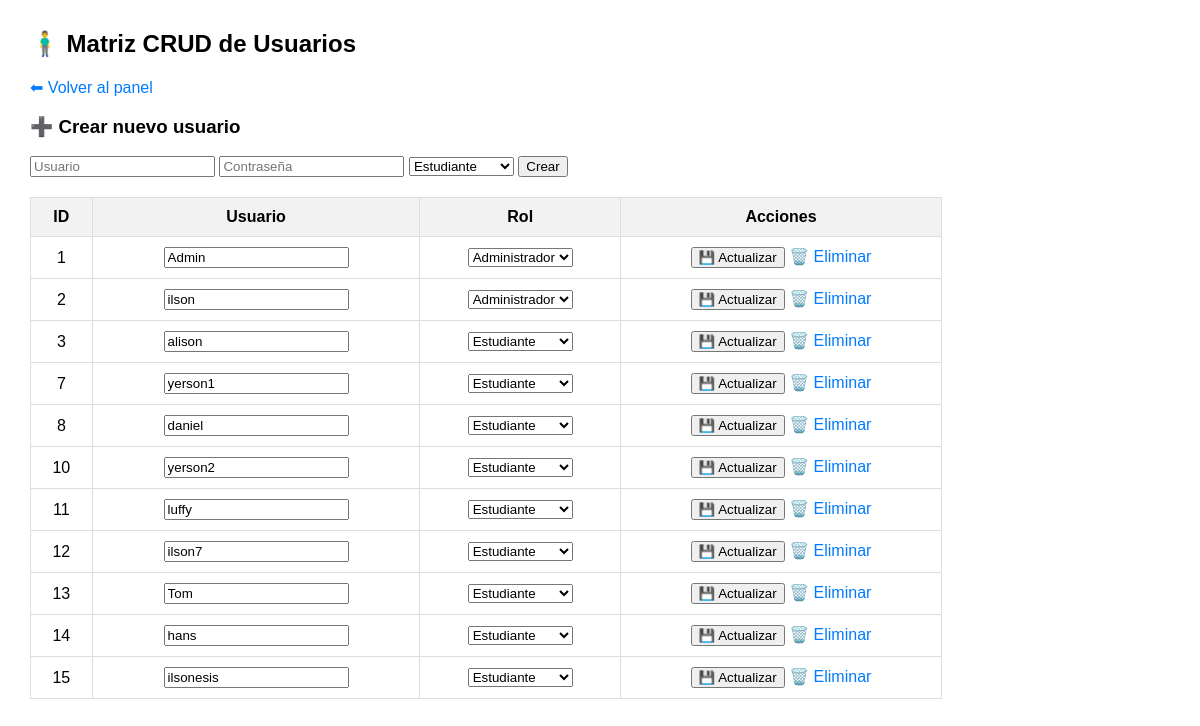
The page /admin/users.php (signed in) on the database its author committed.
### tables this page shows
CREATE TABLE `users` (
  `id` int NOT NULL AUTO_INCREMENT,
  `username` varchar(50) NOT NULL,
  `email` varchar(100) NOT NULL,
  `password` varchar(255) NOT NULL,
  `created_at` timestamp NULL DEFAULT CURRENT_TIMESTAMP,
  `role` enum('admin','student') DEFAULT 'student',
  `avatar` varchar(255) DEFAULT 'default.png',
  `bio` varchar(255) DEFAULT '',
  `bg_color` varchar(7) DEFAULT '#667eea',
  PRIMARY KEY (`id`),
  UNIQUE KEY `username` (`username`),
  UNIQUE KEY `email` (`email`)
);

### admin/users.php (the view, shortened to what this page needs)
<?php
include '../db.php';
$result = $conn->query("SELECT * FROM users ORDER BY id ASC");
?>
<!DOCTYPE html>
<html>
<head>
</head>
<body>
<h2>🧍‍♂️ Matriz CRUD de Usuarios</h2>
<p><a href="dashboard.php">⬅ Volver al panel</a></p>
<form method="POST">
    <h3>➕ Crear nuevo usuario</h3>
    <input type="text" name="username" placeholder="Usuario" required>
    <input type="password" name="password" placeholder="Contraseña" required>
    <select name="role">
        <option value="student">Estudiante</option>
    </select>
    <button type="submit" name="create">Crear</button>
</form>
<table>
    <tr>
        <th>ID</th>
        <th>Usuario</th>
        <th>Rol</th>
        <th>Acciones</th>
    </tr>
    <?php while ($row = $result->fetch_assoc()) { ?>
    <tr>
        <form method="POST">
            <td><?php echo $row['id']; ?></td>
            <td><input type="text" name="username" value="<?php echo htmlspecialchars($row['username']); ?>"></td>
            <td>
                <select name="role">
                    <option value="student" <?php if($row['role']=='student') echo 'selected'; ?>>Estudiante</option>
                    <option value="admin" <?php if($row['role']=='admin') echo 'selected'; ?>>Administrador</option>
                </select>
            </td>
            <td>
                <button type="submit" name="update">💾 Actualizar</button>
                <a href="?delete=<?php echo $row['id']; ?>" onclick="return confirm('¿Eliminar usuario?');">🗑️ Eliminar</a>
            </td>
        </form>
    </tr>
    <?php } ?>
</table>
</body>
</html>

### admin/users.php (style rules this page uses)
body { font-family: Arial; margin: 30px; }
table { border-collapse: collapse; width: 80%; margin-top: 20px; }
th, td { border: 1px solid #ddd; padding: 10px; text-align: center; }
th { background: #f2f2f2; }
a { text-decoration: none; color: #007bff; }

### rows shown on the page
users: id "1", username "Admin", role "Administrador"
users: id "2", username "ilson", role "Administrador"
users: id "3", username "alison", role "Estudiante"
users: id "7", username "yerson1", role "Estudiante"
users: id "8", username "daniel", role "Estudiante"
users: id "10", username "yerson2", role "Estudiante"
users: id "11", username "luffy", role "Estudiante"
users: id "12", username "ilson7", role "Estudiante"
users: id "13", username "Tom", role "Estudiante"
users: id "14", username "hans", role "Estudiante"
users: id "15", username "ilsonesis", role "Estudiante"
